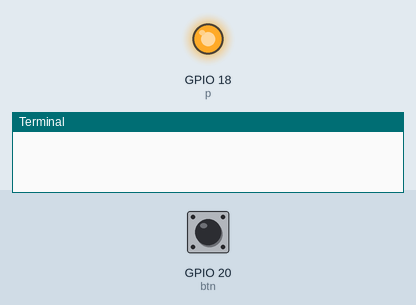
This program was run on a simulated Raspberry Pi (BCM pin numbers). On the bench: output pins drawn as LEDs (lit = HIGH), the last lines printed to the terminal. Inputs (shaded band) come from the test bench; at power-on: GPIO 20 (btn) LOW.

Above: at 1.2 s.
1.3 s: GPIO 20 (btn) pulled HIGH for 0.15 s
At 2.5 s:
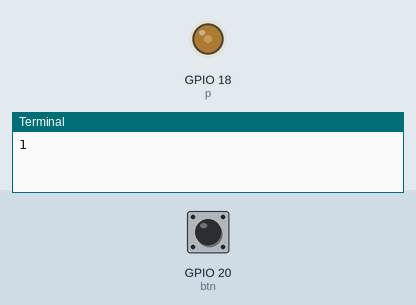
2.9 s: GPIO 20 (btn) pulled HIGH for 1 s
At 4.0 s:
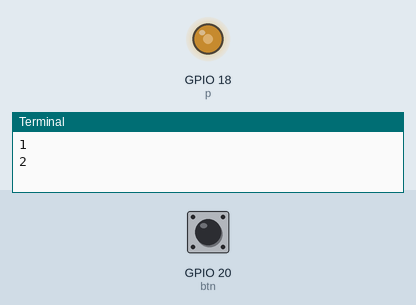
5.4 s: GPIO 20 (btn) pulled HIGH for 0.15 s
At 5.9 s:
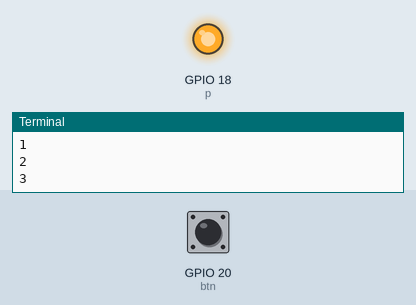
7.0 s: GPIO 20 (btn) pulled HIGH for 3.2 s
At 8.3 s:
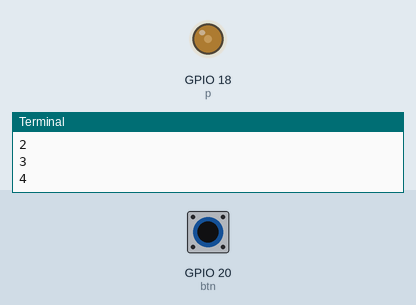
Timing chart, 0 to 10.0 s (numbered marks = the images above; inputs shaded):
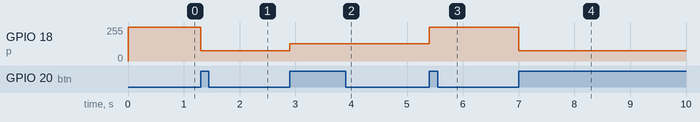

Measured:
- after the input at 1.3 s, GPIO 18 (p): 255/255 → 77/255 at once
- after the input at 2.9 s, GPIO 18 (p): 77/255 → 128/255 at once
- after the input at 5.4 s, GPIO 18 (p): 128/255 → 255/255 at once
- after the input at 7.0 s, GPIO 18 (p): 255/255 → 77/255 at once

The program:

ex04_ledpwm.py
```python
import RPi.GPIO as gpio
import time

gpio.setmode(gpio.BCM)
gpio.setup(18,gpio.OUT)
gpio.setup(20,gpio.IN)
p = gpio.PWM(18,500)
p.start(0)
cnt = 0
check = False

try:
    while True:
        btn = gpio.input(20)

        if btn == 1:
            if check == False:
                cnt+=1
                check = True
                print(cnt)
        else:
            check=False

        if cnt % 3 == 0 :
            p.ChangeDutyCycle(100)
        if cnt % 3 == 1 :
            p.ChangeDutyCycle(30)
        if cnt % 3 == 2 :
            p.ChangeDutyCycle(50)
except KeyboardInterrupt: #ctrl + c
    gpio.cleanup()


        
```
